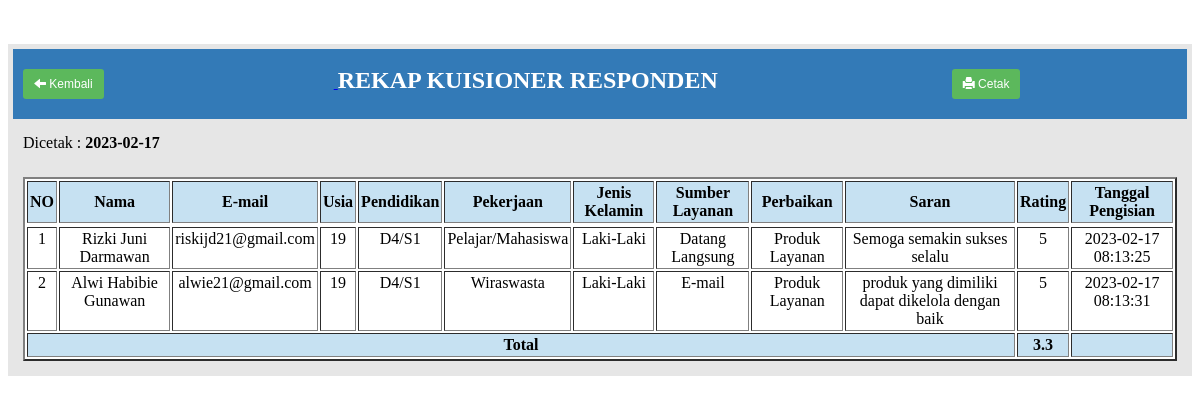
The page /admin/rekapsurvey.php on the database its author committed.
### tables this page shows
CREATE TABLE `jawaban_skm` (
  `id_skm` int(10) NOT NULL,
  `nama` varchar(50) NOT NULL,
  `email` varchar(50) NOT NULL,
  `usia` int(3) NOT NULL,
  `pendidikan` varchar(10) NOT NULL,
  `pekerjaan` varchar(20) NOT NULL,
  `jenis_kelamin` varchar(10) NOT NULL,
  `sumber_layanan` varchar(50) NOT NULL,
  `perbaikan` varchar(100) NOT NULL,
  `saran` varchar(1000) NOT NULL,
  `rating` int(1) NOT NULL,
  `CreatedDate` timestamp NOT NULL DEFAULT CURRENT_TIMESTAMP ON UPDATE CURRENT_TIMESTAMP
);

### admin/rekapsurvey.php (the view, shortened to what this page needs)
<?php
include "../koneksi.php";
$hasil = mysqli_query($koneksi,"SELECT * FROM jawaban_skm");
$date = date('Y-m-d');
echo "<center><table border=0 cellpadding=10 cellspacing=5 bgcolor= #e6e6e6>
		<tr >
			<td colspan='8'  bgcolor=#337ab7 style='border: none ;color:white;'>
			<a href='index.php?p=jawaban'>
			<button style='margin-right:230px;' class='btn'><span class='glyphicon glyphicon-arrow-left'></span> Kembali</button>
			</a>
			<b><font size=5>REKAP KUISIONER RESPONDEN</font></b>
			<a target='_blank' href='export.php'>
			<button style='margin-left:230px;' class='btn'><span class='glyphicon glyphicon-print'></span> Cetak</button></a>
			</td>
		</tr>
		<tr>
			<td colspan=2>Dicetak : <b>$date</b></td>
		</tr>
		<tr>
			<td>
				<table cellpadding=2 border=2 bgcolor='#fff'>
					<tr>
					<td bgcolor=#c6e1f2 align=center><b>NO</b></td>
                    <td bgcolor=#c6e1f2 align=center><b>Nama</b></td>
					<td bgcolor=#c6e1f2 align=center><b>E-mail</b></td>
					<td bgcolor=#c6e1f2 align=center><b>Usia</b></td>
                    <td bgcolor=#c6e1f2 align=center><b>Pendidikan</b></td>
                    <td bgcolor=#c6e1f2 align=center><b>Pekerjaan</b></td>
                    <td bgcolor=#c6e1f2 align=center><b>Jenis Kelamin</b></td>
                    <td bgcolor=#c6e1f2 align=center><b>Sumber Layanan</b></td>
                    <td bgcolor=#c6e1f2 align=center><b>Perbaikan</b></td>
                    <td bgcolor=#c6e1f2 align=center><b>Saran</b></td>
                    <td bgcolor=#c6e1f2 align=center><b>Rating</b></td>
                    <td bgcolor=#c6e1f2 align=center><b>Tanggal Pengisian</b></td>
					<tr>
		";
$no = 1;
while($oke = mysqli_fetch_array($hasil)){
		echo "<tr valign=top>
			<td align='center'>$no</td>
			<td align='center'>$oke[nama]</td>
            <td align='center'>$oke[email]</td>
			<td align='center' >$oke[usia]</td>
            <td align='center' >$oke[pendidikan]</td>
            <td align='center' >$oke[pekerjaan]</td>
            <td align='center' >$oke[jenis_kelamin]</td>
            <td align='center' >$oke[sumber_layanan]</td>
            <td align='center' >$oke[perbaikan]</td>
            <td align='center' >$oke[saran]</td>
            <td align='center' >$oke[rating]</td>
			<td align='center'>$oke[CreatedDate]</td>
		  </tr>";
		$no++;
}
$data = mysqli_query($koneksi,"SELECT SUM(rating) AS total_rating FROM jawaban_skm");
$hitung = mysqli_fetch_array($data);
$rating = $hitung['total_rating'];
$total_rating = $rating/$no;
?>
<tr align='center'>
		<td bgcolor=#c6e1f2 colspan='10'><b>Total</b></td>
		<td bgcolor=#c6e1f2><b> <?php echo round( $total_rating,1); ?> </b></td>
        <td bgcolor=#c6e1f2><b></b></td>
		</tr>
	</table>
	</td>
	</tr>
	</table>

### admin/rekapsurvey.php (style rules this page uses)
.btn { display: inline-block; padding: 6px 12px; font-size: 14px; font-weight: normal; line-height: 1.42857143; text-align: center; white-space: nowrap; vertical-align: middle; -ms-touch-action: manipulation; touch-action: manipulation; cursor: pointer; -webkit-user-select: none; -moz-user-select: none; -ms-user-select: none; user-select: none; background-image: none; border: 1px solid transparent; border-radius: 4px; background-color: #5cb85c; padding: 5px 10px; font-size: 12px; line-height: 1.5; border-radius: 3px; margin-top:10px; margin-bottom: 10px; color: white; }
.glyphicon { position: relative; top: 1px; display: inline-block; font-family: 'Glyphicons Halflings'; font-style: normal; font-weight: normal; line-height: 1; -webkit-font-smoothing: antialiased; -moz-osx-font-smoothing: grayscale; }
.glyphicon-print:before { content: "\e045"; }
.glyphicon-arrow-left:before { content: "\e091"; }

### rows shown on the page
jawaban_skm: nama "Rizki Juni Darmawan", email "riskijd21@gmail.com", usia "19", pendidikan "D4/S1", pekerjaan "Pelajar/Mahasiswa", jenis_kelamin "Laki-Laki", sumber_layanan "Datang Langsung", perbaikan "Produk Layanan", saran "Semoga semakin sukses selalu", rating "5", CreatedDate "2023-02-17 08:13:25"
jawaban_skm: nama "Alwi Habibie Gunawan", email "alwie21@gmail.com", usia "19", pendidikan "D4/S1", pekerjaan "Wiraswasta", jenis_kelamin "Laki-Laki", sumber_layanan "E-mail", perbaikan "Produk Layanan", saran "produk yang dimiliki dapat dikelola dengan baik", rating "5", CreatedDate "2023-02-17 08:13:31"

### other values the page prints
$total_rating "3.3"
